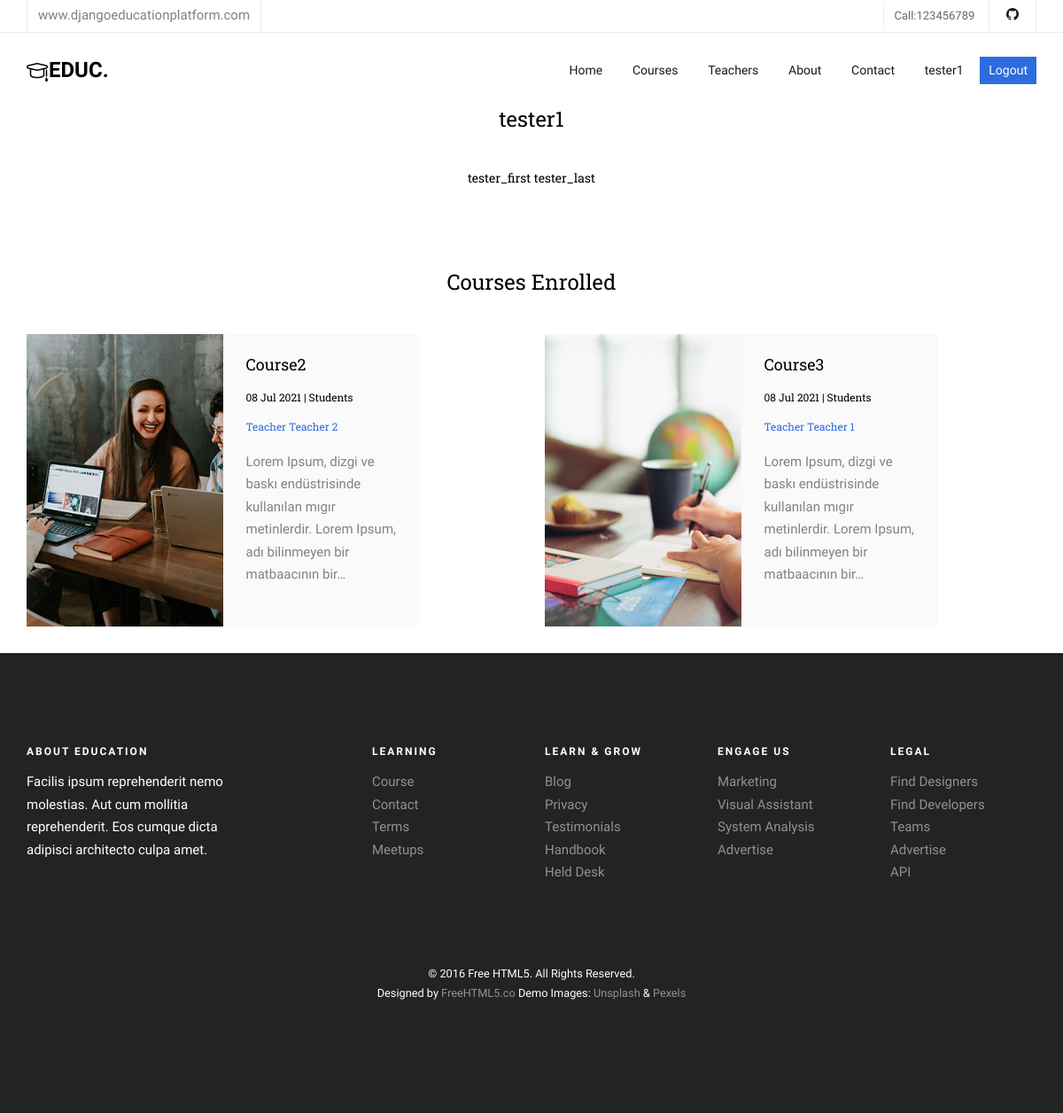
Page /accounts/dashboard/ (signed in) on the committed database.
### apps/courses/models.py (models this page shows, shortened)
class Course(models.Model):
    name = models.CharField(max_length=250,unique=True, verbose_name="Course Name")
    description = models.TextField(blank=True, null=True)
    image = models.ImageField(upload_to="courses/%Y%m%d/",default="courses/default.jpg")
    date = models.DateTimeField(auto_now=True)
    available = models.BooleanField(default=True)
    category = models.ForeignKey(Category, null=True, on_delete=models.DO_NOTHING)
    tags =models.ManyToManyField(Tag, blank=True, null =True)
    teacher = models.ForeignKey(Teacher, null=True, on_delete=models.CASCADE)
    students =models.ManyToManyField(User, blank=True, related_name='courses_join')

### apps/teachers/models.py (models this page shows, shortened)
class Teacher(models.Model):
    name = models.CharField(max_length=50)
    title = models.CharField(max_length=50)
    description = models.TextField(blank=True)
    image = models.ImageField(upload_to="courses/%Y/%m/%d/")
    facebook = models.URLField(max_length=100,blank=True)
    twitter = models.URLField(max_length=100,blank=True)
    linkedin = models.URLField(max_length=100,blank=True)
    youtube = models.URLField(max_length=100,blank=True)

### apps/accounts/views.py (the view)
# urls.py: path('dashboard/',views.user_dashboard, name="dashboard"),
@login_required(login_url='login')
def user_dashboard(request):
    current_user =request.user
    courses = current_user.courses_join.all()
    context = {
        'courses':courses
    }
    return render(request,'accounts/dashboard.html',context)

### apps/accounts/templates/accounts/dashboard.html (shortened to what this page needs)
{% extends 'core/base.html' %}
{% load static %}
{% block content %}
<div class="all-title-box">
    <div class="container text-center">
        <h3>{{ user.username }}</h3>
        <br/>
        <h5 class="text-center">{{user.first_name}} {{user.last_name}}</h5>
        <br/>
    </div>
</div>
<br/>
<br/>
<div id="overviews" class="section wb">
    <div class="container">
        <h3 class="text-center">Courses Enrolled</h3>
        <br/>
        <div class="row">
            {% for course in courses %}
            <div class="col-md-6 animate-box">
                <div class="course">
                    <a href="{% url 'course' course.category.slug course.id %}" class="course-img" style="background-image: url({{course.image.url}});">
                    </a>
                    <div class="desc">
                        <h3><a href="{% url 'course' course.category.slug course.id %}">{{ course.name }}</a></h3><h6><span>{{course.date |date:"d M Y"}}</span><span> | Students</span></h6>
						<h6><a href="{% url 'teacher' course.teacher.pk %}">{{course.teacher.name}}</a></h6>
                        <p>{{ course.description | truncatechars:120 }}</p>
                    </div>
                </div>
            </div>
            {% endfor %}
        </div>
    </div>
</div>
{% endblock %}

### apps/core/templates/core/navbar.html (shortened to what this page needs)
{% load static %}
<nav class="fh5co-nav" role="navigation">
    <div class="top">
        <div class="container">
            <div class="row">
                <div class="col-xs-12 text-right">
                    <p class="site">www.djangoeducationplatform.com</p>
                    <p class="num">Call:123456789</p>
                    <ul class="fh5co-social">
                        <li><a href="https://github.com/elifnurkarakoc"><i class="icon-github"></i></a></li>
                    </ul>
                </div>
            </div>
        </div>
    </div>
    <div class="top-menu">
        <div class="container">
            <div class="row">
                <div class="col-xs-2">
                    <div id="fh5co-logo"><a href="{% url 'index' %}"><i class="icon-study"></i>Educ<span>.</span></a></div>
                </div>
                <div class="col-xs-10 text-right menu-1">
                    <ul>
                        <li class="{% if '/' == request.path %} active {% endif %}"><a href="{% url 'index' %}">Home</a></li>
                        <li class="{% if 'course' in request.path%} active {% endif %}"><a href="{% url 'courses' %}">Courses</a></li>
                        <li class="{% if 'teachers' in request.path%} active {% endif %}"><a href="{% url 'teachers' %}">Teachers</a></li>
                        <li class="{% if 'about' in request.path%} active {% endif %}"><a href="{% url 'about' %}">About</a></li>
                        <li class="{% if 'contact' in request.path%} active {% endif %}"><a href="{% url 'contact' %}">Contact</a></li>
                        {% if user.is_authenticated %}
                        <li class="{% if 'dashboard' in request.path%} active {% endif %}"><a href="{% url 'dashboard' %}">{{user.username}}</a></li>
                        <li class="btn-cta"><a href="javascript:{document.getElementById('logout').submit()}"><span>Logout</span></a>
                        </li>
                        {% else %}
                        <li class="btn-cta"><a href="{% url 'login' %}"><span>Login</span></a></li>
                        <li class="btn-cta"><a href="{% url 'register' %}"><span>Register</span></a></li>
                        {% endif %}
                    </ul>
                </div>
            </div>
        </div>
    </div>
</nav>

### static/css/icomoon.css (style rules this page uses)
[class^="icon-"], [class*=" icon-"] { font-family: 'icomoon' !important; speak: none; font-style: normal; font-weight: normal; font-variant: normal; text-transform: none; line-height: 1; -webkit-font-smoothing: antialiased; -moz-osx-font-smoothing: grayscale; }
.icon-study:before { content: "\e924"; }
.icon-github:before { content: "\eae0"; }

### static/css/style.css (style rules this page uses)
body { font-family: "Source Sans Pro", Arial, sans-serif; font-weight: 400; font-size: 15px; line-height: 1.7; color: #828282; background: #fff; }
a { color: #2D6CDF; -webkit-transition: 0.5s; -o-transition: 0.5s; transition: 0.5s; }
p { margin-bottom: 20px; }
h1, h2, h3, h4, h5, h6, figure { color: #000; font-family: "Roboto Slab", serif; font-weight: 400; margin: 0 0 20px 0; }
.fh5co-nav { width: 100%; padding: 0; z-index: 1001; }
.fh5co-nav .top-menu { padding: 22px 0; }
.fh5co-nav .top { border-bottom: 1px solid rgba(0, 0, 0, 0.08); padding: 0px 0; margin-bottom: 0; }
.fh5co-nav .top .num, .fh5co-nav .top .fh5co-social, .fh5co-nav .top .site { display: inline-block; margin: 0; padding: 5px 12px; }
.fh5co-nav .top .site { float: left; font-weight: 300; margin-top: 0px; border-left: 1px solid rgba(0, 0, 0, 0.08); border-right: 1px solid rgba(0, 0, 0, 0.08); }
.fh5co-nav .top .num { color: rgba(0, 0, 0, 0.6); font-size: 13px; letter-spacing: 0px; border-left: 1px solid rgba(0, 0, 0, 0.08); }
.fh5co-nav .top .fh5co-social { margin: 0; border-left: 1px solid rgba(0, 0, 0, 0.08); border-right: 1px solid rgba(0, 0, 0, 0.08); }
.fh5co-nav .top .fh5co-social li { font-size: 14px; display: inline-block; }
.fh5co-nav .top .fh5co-social li a { padding: 7px 7px; }
.fh5co-nav .top .fh5co-social li a i { font-size: 14px; }
.fh5co-nav #fh5co-logo { font-size: 24px; margin: 0; padding: 0; text-transform: uppercase; font-weight: bold; font-weight: 700; font-family: "Source Sans Pro", Arial, sans-serif; }
.fh5co-nav #fh5co-logo a { color: #000; position: relative; padding-left: 25px; }
.fh5co-nav #fh5co-logo a span { color: #000; }
.fh5co-nav #fh5co-logo a i { position: absolute; top: 5px; left: 0; }
.fh5co-nav ul { padding: 0; margin: 5px 0 0 0; }
.fh5co-nav ul li { padding: 0; margin: 0; list-style: none; display: inline; font-weight: 300; }
.fh5co-nav ul li a { font-size: 14px; padding: 30px 15px; color: rgba(0, 0, 0, 0.9); -webkit-transition: 0.5s; -o-transition: 0.5s; transition: 0.5s; }
.fh5co-nav ul li.btn-cta a { padding: 30px 0px !important; color: #fff; }
.fh5co-nav ul li.btn-cta a span { background: #2d6cdf; padding: 4px 10px; display: -moz-inline-stack; display: inline-block; zoom: 1; *display: inline; -webkit-transition: 0.3s; -o-transition: 0.3s; transition: 0.3s; -webkit-border-radius: 1; -moz-border-radius: 1; -ms-border-radius: 1; border-radius: 1; }
.fh5co-nav ul li.active > a { font-weight: 400; }
.course { display: -webkit-box; display: -moz-box; display: -ms-flexbox; display: -webkit-flex; display: flex; flex-wrap: wrap; -webkit-flex-wrap: wrap; -moz-flex-wrap: wrap; margin-bottom: 30px; }
.course .desc, .course .course-img { width: 40%; display: inline-block; }
.course .course-img { background-size: cover; background-position: center center; background-repeat: no-repeat; position: relative; -webkit-transition: 0.3s; -o-transition: 0.3s; transition: 0.3s; }
.course .desc { padding: 1.7em; background: #fafafa; }
.course .desc h3 { font-size: 18px; font-weight: 400; }
.course .desc h3 a { color: #000; }
#fh5co-offcanvas a { color: rgba(255, 255, 255, 0.5); }
#fh5co-offcanvas ul { padding: 0; margin: 0; }
#fh5co-offcanvas ul li { padding: 0; margin: 0; list-style: none; }
.js .animate-box { opacity: 0; }

### rows in the picture
Course: image (picture), name "Course2", date "08 Jul 2021", teacher.name "Teacher Teacher 2", description "Lorem Ipsum, dizgi ve baskı endüstrisinde kullanılan mıgır metinlerdir. Lorem Ipsum, adı bilinmeyen bir matbaacının bir…"
Course: image (picture), name "Course3", date "08 Jul 2021", teacher.name "Teacher Teacher 1", description "Lorem Ipsum, dizgi ve baskı endüstrisinde kullanılan mıgır metinlerdir. Lorem Ipsum, adı bilinmeyen bir matbaacının bir…"

### other values in the picture
{{ user.username }} "tester1"
{{ user.first_name }} "tester_first"
{{ user.last_name }} "tester_last"
